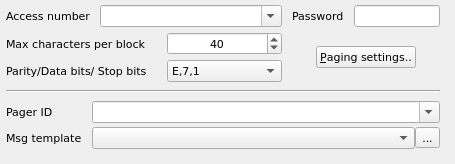
<?xml version="1.0" encoding="UTF-8"?>
<ui version="4.0">
 <class>SendMessageToPagerTapWidget</class>
 <widget class="QWidget" name="SendMessageToPagerTapWidget">
  <property name="geometry">
   <rect>
    <x>0</x>
    <y>0</y>
    <width>455</width>
    <height>164</height>
   </rect>
  </property>
  <property name="font">
   <font>
    <family>DejaVu Sans</family>
    <pointsize>8</pointsize>
   </font>
  </property>
  <property name="windowTitle">
   <string>Form</string>
  </property>
  <layout class="QVBoxLayout" name="verticalLayout">
   <property name="spacing">
    <number>8</number>
   </property>
   <property name="leftMargin">
    <number>6</number>
   </property>
   <property name="topMargin">
    <number>5</number>
   </property>
   <property name="rightMargin">
    <number>15</number>
   </property>
   <property name="bottomMargin">
    <number>0</number>
   </property>
   <item>
    <layout class="QGridLayout" name="gridLayout" columnstretch="1,2,4,1,3">
     <property name="horizontalSpacing">
      <number>10</number>
     </property>
     <property name="verticalSpacing">
      <number>5</number>
     </property>
     <item row="0" column="0">
      <widget class="QLabel" name="lblAccessNumber">
       <property name="text">
        <string>Access number</string>
       </property>
       <property name="buddy">
        <cstring>cmbAccessNumber</cstring>
       </property>
      </widget>
     </item>
     <item row="0" column="1" colspan="2">
      <widget class="QComboBox" name="cmbAccessNumber">
       <property name="editable">
        <bool>true</bool>
       </property>
      </widget>
     </item>
     <item row="0" column="3">
      <widget class="QLabel" name="lblPassword">
       <property name="text">
        <string>Password</string>
       </property>
       <property name="buddy">
        <cstring>linePassword</cstring>
       </property>
      </widget>
     </item>
     <item row="0" column="4">
      <widget class="QLineEdit" name="linePassword"/>
     </item>
     <item row="1" column="0" colspan="2">
      <widget class="QLabel" name="lblMaxCharacters">
       <property name="text">
        <string>Max characters per block</string>
       </property>
       <property name="buddy">
        <cstring>spinMaxCharacters</cstring>
       </property>
      </widget>
     </item>
     <item row="1" column="2">
      <widget class="QSpinBox" name="spinMaxCharacters">
       <property name="sizePolicy">
        <sizepolicy hsizetype="Expanding" vsizetype="Fixed">
         <horstretch>0</horstretch>
         <verstretch>0</verstretch>
        </sizepolicy>
       </property>
       <property name="alignment">
        <set>Qt::AlignCenter</set>
       </property>
       <property name="minimum">
        <number>5</number>
       </property>
       <property name="maximum">
        <number>4096</number>
       </property>
       <property name="value">
        <number>40</number>
       </property>
      </widget>
     </item>
     <item row="1" column="3" rowspan="2" colspan="2" alignment="Qt::AlignHCenter">
      <widget class="QPushButton" name="btnPagingSettings">
       <property name="sizePolicy">
        <sizepolicy hsizetype="Maximum" vsizetype="Fixed">
         <horstretch>0</horstretch>
         <verstretch>0</verstretch>
        </sizepolicy>
       </property>
       <property name="text">
        <string>&amp;Paging settings..</string>
       </property>
      </widget>
     </item>
     <item row="2" column="0" colspan="2">
      <widget class="QLabel" name="lblParity">
       <property name="text">
        <string>Parity/Data bits/ Stop bits</string>
       </property>
       <property name="buddy">
        <cstring>cmbParity</cstring>
       </property>
      </widget>
     </item>
     <item row="2" column="2">
      <widget class="QComboBox" name="cmbParity">
       <property name="sizePolicy">
        <sizepolicy hsizetype="Expanding" vsizetype="Fixed">
         <horstretch>0</horstretch>
         <verstretch>0</verstretch>
        </sizepolicy>
       </property>
       <item>
        <property name="text">
         <string>E,7,1</string>
        </property>
       </item>
       <item>
        <property name="text">
         <string>N,8,1</string>
        </property>
       </item>
      </widget>
     </item>
    </layout>
   </item>
   <item>
    <widget class="Line" name="line">
     <property name="orientation">
      <enum>Qt::Horizontal</enum>
     </property>
    </widget>
   </item>
   <item>
    <layout class="QFormLayout" name="formLayout">
     <property name="horizontalSpacing">
      <number>10</number>
     </property>
     <property name="verticalSpacing">
      <number>4</number>
     </property>
     <item row="0" column="0">
      <widget class="QLabel" name="lblPagerId">
       <property name="text">
        <string>Pager ID</string>
       </property>
       <property name="buddy">
        <cstring>cmbPagerId</cstring>
       </property>
      </widget>
     </item>
     <item row="0" column="1">
      <widget class="QComboBox" name="cmbPagerId">
       <property name="editable">
        <bool>true</bool>
       </property>
      </widget>
     </item>
     <item row="1" column="0">
      <widget class="QLabel" name="lblMsgTemplate">
       <property name="text">
        <string>Msg template</string>
       </property>
       <property name="buddy">
        <cstring>cmbMsgTemplate</cstring>
       </property>
      </widget>
     </item>
     <item row="1" column="1">
      <layout class="QHBoxLayout" name="horizontalLayout">
       <property name="spacing">
        <number>0</number>
       </property>
       <item>
        <widget class="QComboBox" name="cmbMsgTemplate"/>
       </item>
       <item>
        <widget class="QToolButton" name="btnMsgTemplate">
         <property name="text">
          <string>...</string>
         </property>
         <property name="icon">
          <iconset resource="../../qHostMonitor.qrc">
           <normaloff>:/img/foldersTree.png</normaloff>:/img/foldersTree.png</iconset>
         </property>
         <property name="iconSize">
          <size>
           <width>16</width>
           <height>16</height>
          </size>
         </property>
        </widget>
       </item>
      </layout>
     </item>
    </layout>
   </item>
  </layout>
 </widget>
 <resources>
  <include location="../../qHostMonitor.qrc"/>
  <include location="../../qHostMonitor.qrc"/>
 </resources>
 <connections/>
</ui>
